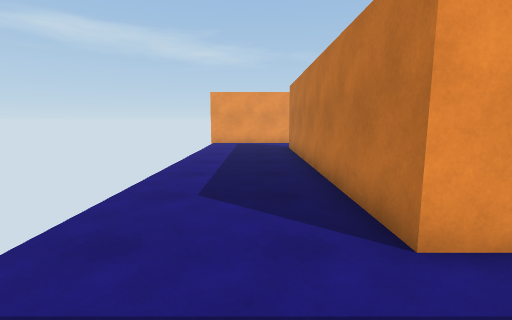
[1] (above)

18 first-person views from a walk through a Unity game level. The camera is 1.3 m above the floor, tilts 8° down and sees 85° across. The floor is counted in squares, 1 m on a side. Each view is taken from the middle of a square. On the plan, view 1 faces up. The plan holds only what a view shows up to about 13 squares ahead; the rest is blank. The player character is not drawn.

[2]
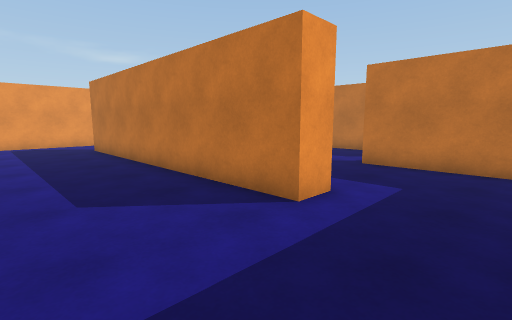

[3]
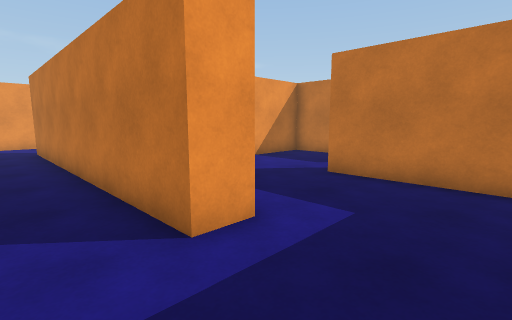

[4]
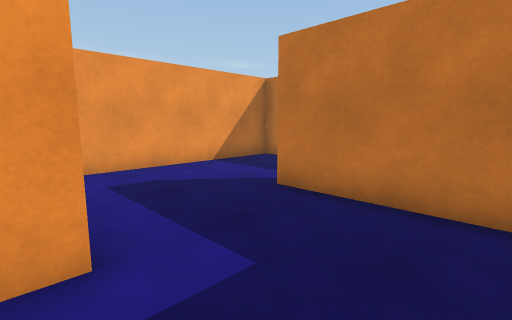

[5]
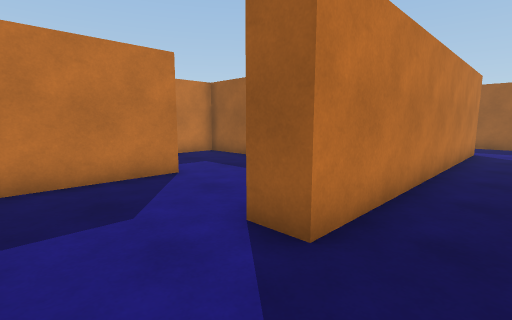

[6]
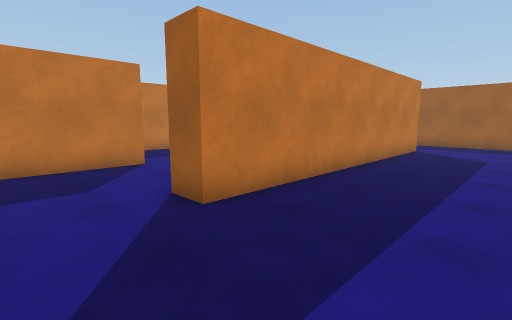

[7]
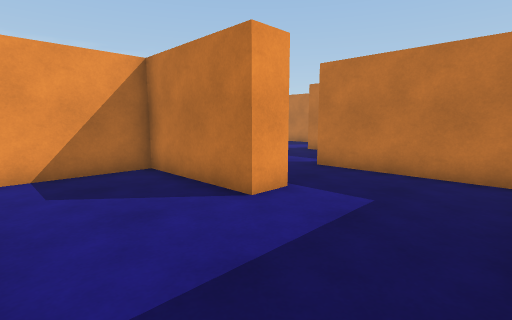

[8]
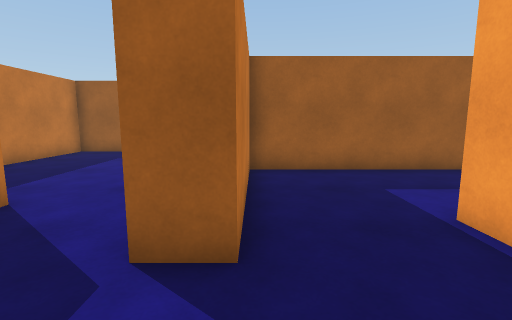

[9]
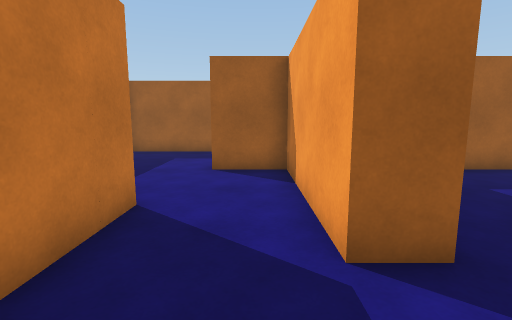

[10]
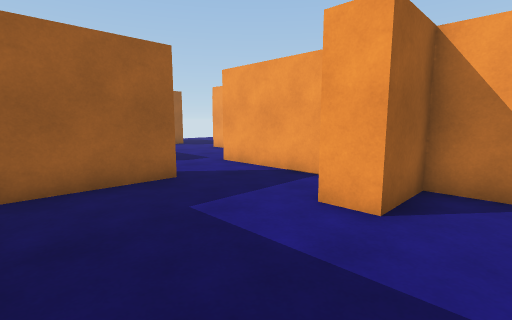

[11]
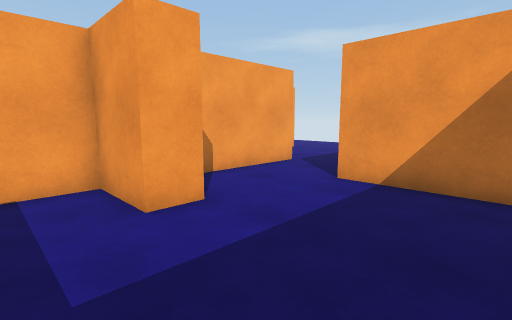

[12]
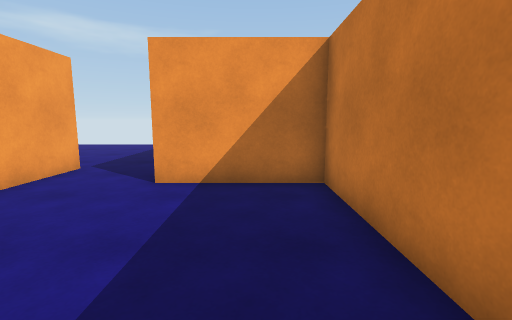

[13]
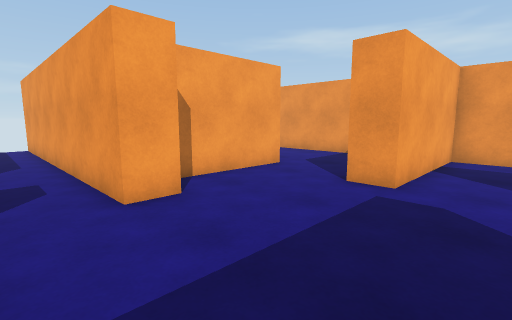

[14]
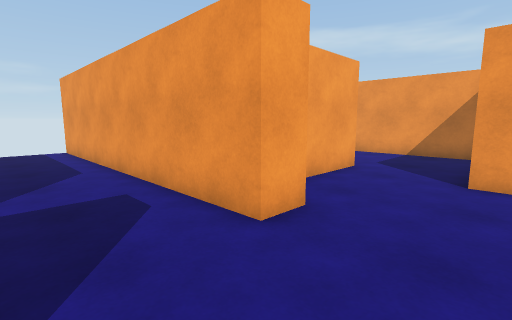

[15]
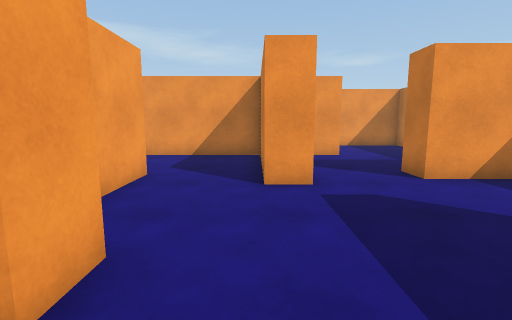

[16]
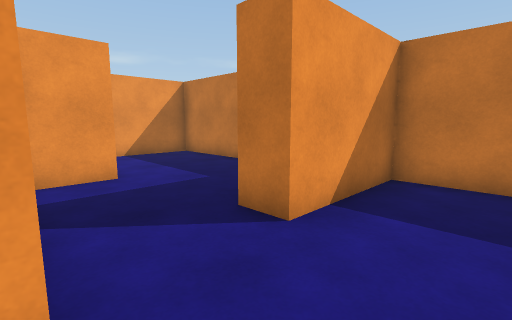

[17]
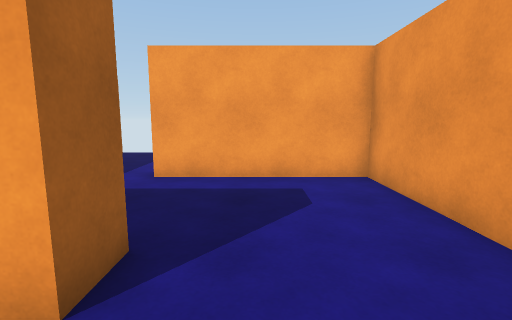

[18]
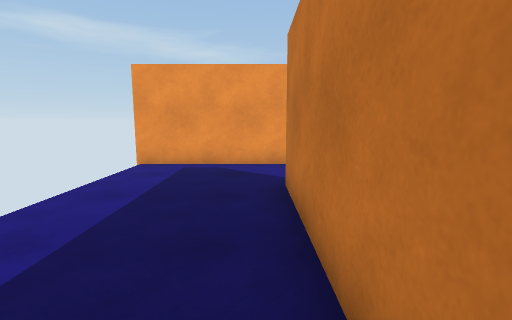

### Floor plan
Ten units are one square. View 1 is at (0, 0); x grows to the right and y downward. Boxes are objects, and circles mark ways between rooms. Rooms are numbered by the first view taken in them; rooms with no view inside come last. Other rooms are left out.
<svg viewBox="-31 -185 210 220">
<path fill="none" stroke="#000" d="M44 -86 102 -86 102 -126M73 -124 63 -124 63 -164 -26 -164M102 -36 102 -76 26 -76 26 -26 16 -26 16 -136 26 -136M63 0 63 -37 73 -37M-25 5 20 5M73 -132 73 -124M102 -126 102 -136 112 -136M139 -159 139 -165M139 -32 139 -42 174 -42 174 -118 139 -118 139 -141M112 -136 112 -86 132 -86 132 -76 112 -76 112 -26M86 4 86 15 -25 15M112 -26 102 -26 102 -36M73 -37 73 -1M174 -12 174 -32 139 -32"/>
<circle cx="85" cy="-130" r="3" fill="#2a7"/>
<circle cx="85" cy="-30" r="3" fill="#2a7"/>
<circle cx="125" cy="-125" r="3" fill="#2a7"/>
<circle cx="125" cy="-35" r="3" fill="#2a7"/>
<text x="30" y="-90">1</text>
<text x="80" y="-180">2</text>
<text x="140" y="-80">3</text>
<text x="80" y="30">4</text>
</svg>
Room 1 opens to room 2. Room 1 opens to room 4. Room 2 opens to room 3. Room 3 opens to room 4.

Where each view was taken, in squares from view 1:
view 1: 0 up, 0 right, facing up
view 2: 0 up, 2 left, facing up-right
view 3: 0 up, 0 right, facing up-right
view 4: 0 up, 2 right, facing up-right
view 5: 16 up, 0 right, facing down-right
view 6: 16 up, 2 left, facing down-right
view 7: 9 up, 3 right, facing up-right
view 8: 16 up, 10 right, facing down
view 9: 16 up, 12 right, facing down
view 10: 10 up, 17 right, facing down-left
view 11: 6 up, 17 right, facing up-left
view 12: 6 up, 16 right, facing up
view 13: 3 down, 13 right, facing up-left
view 14: 4 down, 11 right, facing up-left
view 15: 3 down, 10 right, facing up
view 16: 1 up, 11 right, facing up-right
view 17: 5 up, 9 right, facing left
view 18: 8 up, 1 right, facing up
